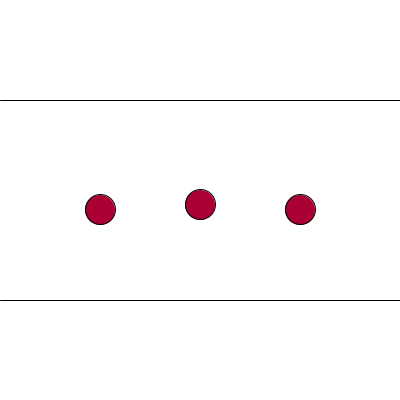
Frame 1 (no input)
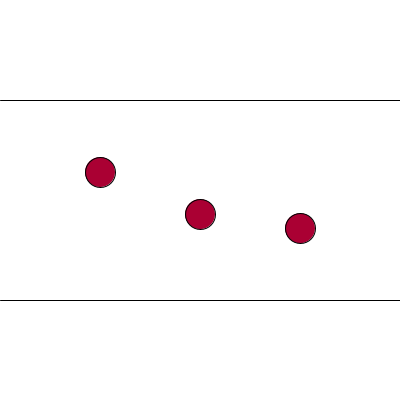
Frame 60 (the mouse pressed at the canvas centre just before this capture)
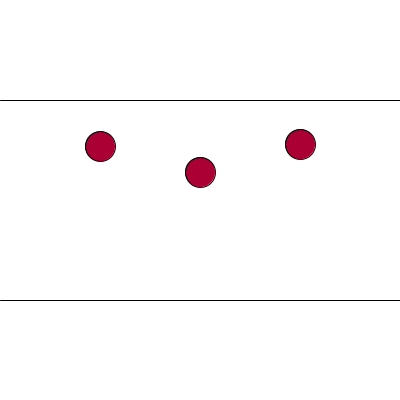
Frame 120 (the mouse held since frame 60 and released just before this capture)

The Processing sketch that drew these frames (run headless with seeded random() and noise(); from frame 60 on, the mouse is pressed at the canvas centre):

// Processing sketch: Schweben
// ── Schweben.pde

void setup() {
  size(400, 400);
  
  stroke(#000000);
  fill(#AA0033);
}

void draw() {
  background(255);
  
  line(0, height*.25, width, height*.25);
  line(0, height*.75, width, height*.75);
  
  // Bewegung abhängig von der Anzahl der gezeichneten Frames
  // Ist abhängig von frameRate()
  float x = frameCount / 20.0;
  
  // Bewegung abhängig von der Anzahl der Millisekunden, die
  // das Programm läuft. Unabhängig von frameRate()
  //float x = millis() / 200.0;
  
  circle(width*.25, (height/2)+(sin(x*2.0)*(height/4.0)), 30);
  circle(width*.5, (height/2)+(sin(x)*(height/4.0)), 30);
  circle(width*.75, (height/2)+(sin(x)*(height/2.0)), 30);
}
